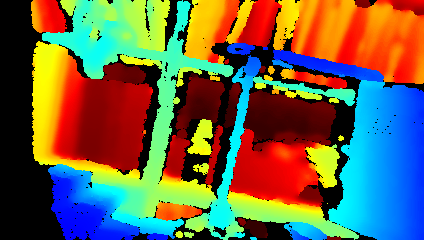
#> input picture realsense_pre/111111_Depth.png, 424 x 240 px, found by its file name
$ python 1.py
#> lines starting #> are read from the running program, lines starting #| are printed output that depends on the picture
from PIL import Image
import numpy as np
import os

# --- 1. 설정 (SETTINGS) ---
# 입력 파일 (이미지 파일)
input_img_file = '111111_Depth.png'

# 출력할 파일 이름들
output_raw_file = '111111_Depth_merged.raw'
output_csv_file = '111111_Depth_merged.csv'

# --- 2. 실행 로직 (MAIN SCRIPT) ---

print(f"--- Process Start ---")

# 1) 이미지 파일 존재 여부 확인
if not os.path.exists(input_img_file):
    print(f"ERROR: Input file '{input_img_file}' not found.")
    exit()

# 2) 이미지 로드 (Pillow 사용)
print(f"1. Loading image: {input_img_file}...")
try:
    with Image.open(input_img_file) as img:
        # 이미지 정보 추출
#> img is the input picture: PIL image 424x240 RGB; mean R, G, B 106, 100.7, 75.4
        width, height = img.size
#> width = 424; height = 240
        mode = img.mode
#> mode = 'RGB'
        print(f"   - Dimensions: {width} x {height}")
#|    - Dimensions: 424 x 240
        print(f"   - Mode: {mode}")
#|    - Mode: RGB

        # 3) 이미지를 NumPy 배열로 변환 (핵심 단계)
        # 이미지가 16bit Depth라면 자동으로 uint16으로, 8bit라면 uint8로 변환됩니다.
        img_array = np.array(img)
        print(f"   - Converted to NumPy Array. Shape: {img_array.shape}, Dtype: {img_array.dtype}")
#|    - Converted to NumPy Array. Shape: (240, 424, 3), Dtype: uint8

except Exception as e:
    print(f"ERROR loading image: {e}")
    exit()

# 4) RAW 파일 생성 (Binary 저장)
print(f"2. Saving RAW file: {output_raw_file}...")
try:
    # tofile()은 헤더 없이 순수 데이터만 바이너리로 저장합니다.
    img_array.tofile(output_raw_file)
    print("   - RAW save complete.")
except Exception as e:
    print(f"ERROR saving RAW: {e}")

# 5) CSV 파일 생성 (NumPy의 빠른 저장 기능 활용)
print(f"3. Saving CSV file: {output_csv_file}...")

try:
    # 만약 이미지가 컬러(RGB, 3차원)라면 2차원으로 펼쳐야 CSV 저장이 쉽습니다.
    if img_array.ndim == 3:
        print("   - Warning: Color image detected. Saving as flattened 2D array for CSV.")
        # (높이, 너비*3) 형태로 변경하여 저장
        save_array = img_array.reshape(img_array.shape[0], -1)
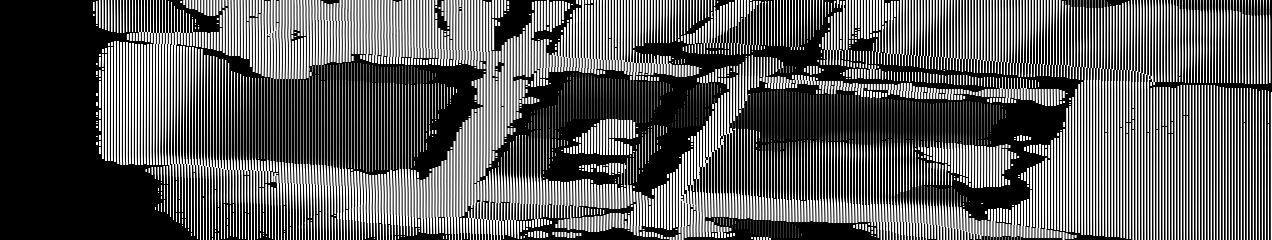
#> save_array: shape (240, 1272); min 0, max 255, mean 94
    else:
        # 흑백/Depth(2차원) 이미지는 그대로 저장
        save_array = img_array

    # 두 번째 코드의 효율적인 방식(savetxt) 사용
    # fmt='%d'는 정수형, '%.2f'는 실수형
    np.savetxt(output_csv_file, save_array, delimiter=',', fmt='%d')
    print("   - CSV save complete.")

except Exception as e:
    print(f"ERROR saving CSV: {e}")

print(f"\n--- All Done! ---")
print(f"Check created files: {output_raw_file}, {output_csv_file}")

$ run again, with realsense_pre/111_Depth.png copied over realsense_pre/111111_Depth.png
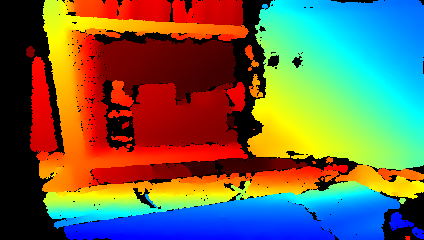
#> input picture realsense_pre/111_Depth.png, 424 x 240 px, found by its file name
#> img is the input picture: PIL image 424x240 RGB; mean R, G, B 108.2, 103, 76.8
#|    - Dimensions: 424 x 240
#|    - Mode: RGB
#|    - Converted to NumPy Array. Shape: (240, 424, 3), Dtype: uint8
#> `save_array = img_array.reshape(img_array.shape[0], -1)`:
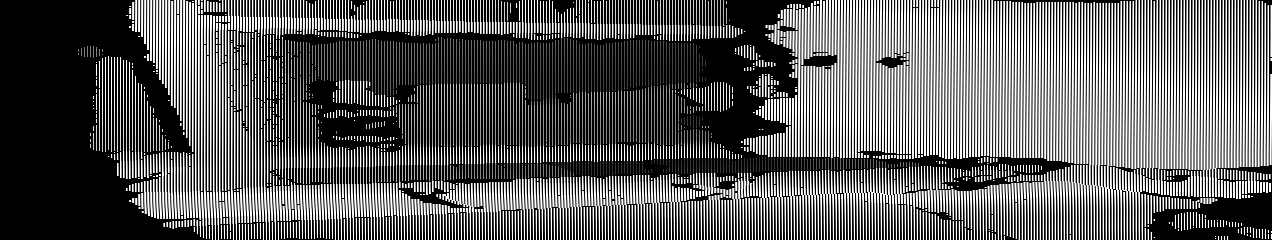
#> save_array: shape (240, 1272); min 0, max 255, mean 96

$ run again, with realsense_pre/111111_Color.png copied over realsense_pre/111111_Depth.png
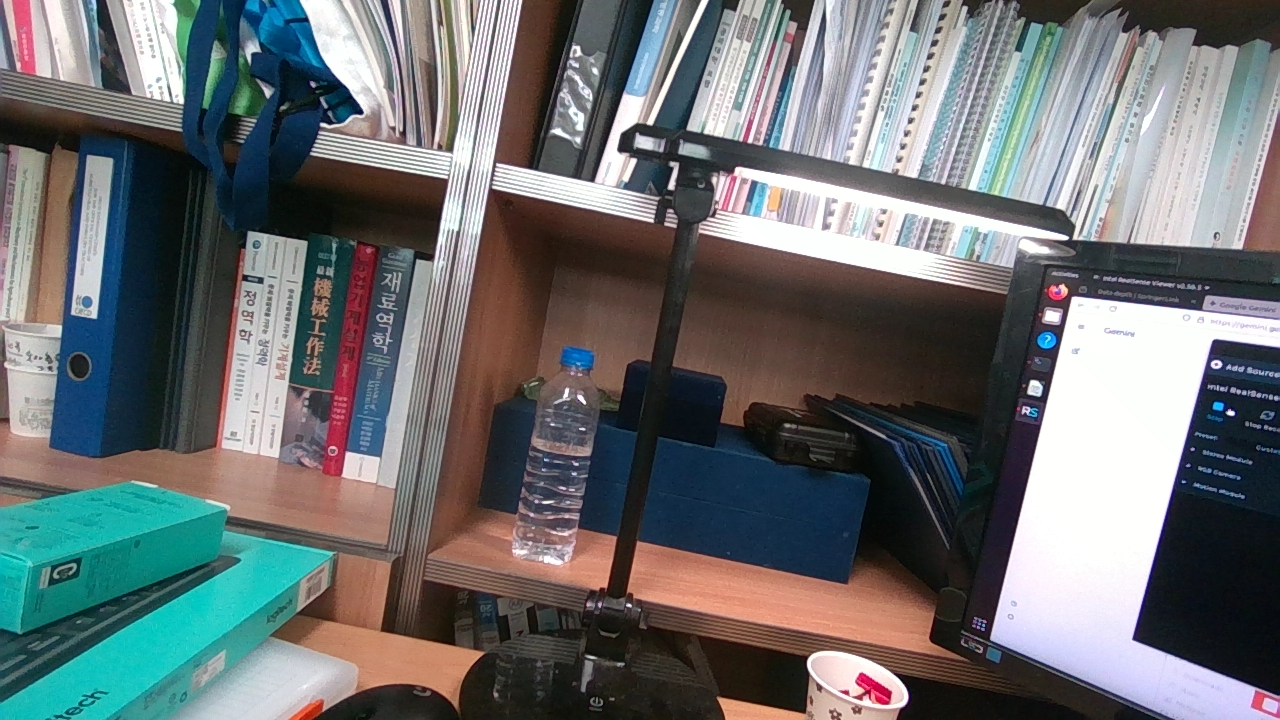
#> input picture realsense_pre/111111_Color.png, 1280 x 720 px, found by its file name
#> img is the input picture: PIL image 1280x720 RGB; mean R, G, B 107.7, 111.2, 112.7
#|    - Dimensions: 1280 x 720
#|    - Mode: RGB
#|    - Converted to NumPy Array. Shape: (720, 1280, 3), Dtype: uint8
#> `save_array = img_array.reshape(img_array.shape[0], -1)`:
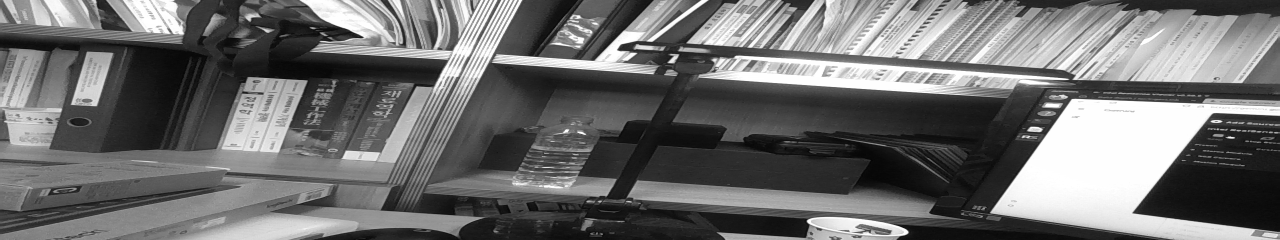
#> save_array: shape (720, 3840) (shown at 1/3 size); min 0, max 255, mean 110.5
